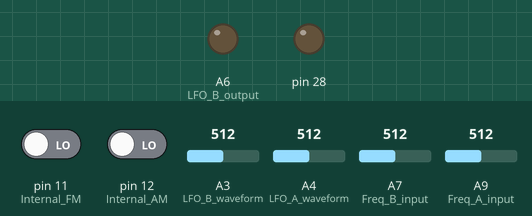
A sketch run on a simulated Teensy 4. On the bench: output pins drawn as LEDs (lit = HIGH). Dashed ring = blinking. The inputs (shaded band) are chosen by the test bench; at power-on: A3 (LFO_B_waveform) = 512, A4 (LFO_A_waveform) = 512, A7 (Freq_B_input) = 512, pin 12 (Internal_AM) LOW, pin 11 (Internal_FM) LOW, A9 (Freq_A_input) = 512.

Above: at 0.0 s.
At 1.2 s:
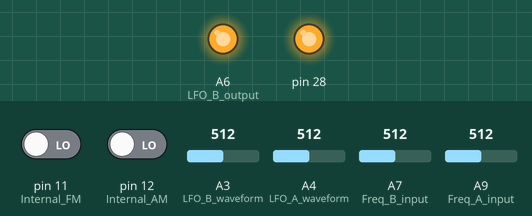
1.3 s: A3 (LFO_B_waveform) set to 219
At 2.25 s:
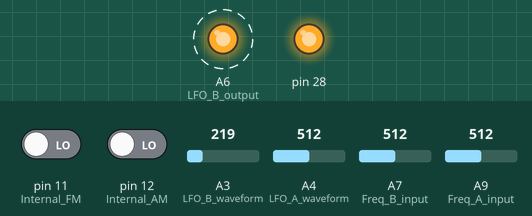
Timing chart, 0 to 2.7 s (numbered marks = the images above; inputs shaded):
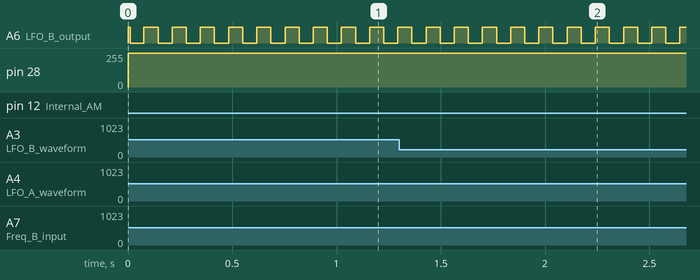

The sketch:

LFO.ino
```cpp
#define TAU 6.2831853
#define C_FREQ 100000
#define WL 400000

typedef int (*valueCalc)(float);

volatile long stepA = 8;
volatile long stepB = 8;
volatile long posA = 0;
volatile long posB = 0;


volatile short AM_IN = 0;
volatile short FM_IN = 0;

volatile valueCalc aCalc = &square;
volatile valueCalc bCalc = &square;

IntervalTimer tim;
IntervalTimer tom;


void setup() {
  analogWriteFrequency(20, 375000);
  pinMode(20, OUTPUT); // LFO B output
  pinMode(23, INPUT); // Freq A input
  pinMode(21, INPUT); // Freq B input
  pinMode(18, INPUT); // LFO A waveform
  pinMode(17, INPUT); // LFO B waveform
  pinMode(12, INPUT); // Internal AM
  pinMode(11, INPUT); // Internal FM
  tim.priority(3);
  tom.priority(4);
  tom.begin(readstuff, 10000);
  tim.begin(refresh, 1000000/C_FREQ);
}

void loop() {
}

void readstuff() {
  stepA = 2 * (analogRead(A9) / 17) + 2;
  stepB = 2 * (analogRead(A7) / 17) + 2;
  int readVal = analogRead(A4);
  aCalc = readVal < 818 ? (readVal < 614 ? (readVal < 409 ? (readVal < 205 ? &square : &sine) : &sawU) : &sawD) : &triangle;
  readVal = analogRead(A3);
  bCalc = readVal < 818 ? (readVal < 614 ? (readVal < 409 ? (readVal < 205 ? &square : &sine) : &sawU) : &sawD) : &triangle;
  AM_IN = digitalReadFast(12);
  FM_IN = digitalReadFast(11);
}

void refresh() {
  posA += stepA;
  posA %= WL;
  int aVal = aCalc(posA / (float) WL);
  analogWrite(A6, aVal);
  posB += stepB + (FM_IN ? stepB * aVal / 255 : 0);
  posB %= WL;
  int bVal = bCalc(posB / (float) WL);
  if (AM_IN) bVal = (int) (bVal * (aVal + 255)/512);
  analogWrite(A14, bVal);
}

int square(float frac) {
  return frac < 0.5 ? 255 : 0;
}

float msin(float x) {
  float x2 = x * x;
  float x3 = x * x2;
  return x - (x3 * (840 + x2 * (x2 - 42))) * 0.0001984126984126984;
}

int sine(float frac) {
  float x = frac * TAU;
  return (int) (((x > PI ? -1 * msin(x - PI) : msin(x)) + 1) * 127);
}

int sawU(float frac) {
  return (int) (frac * 255);
}

int sawD(float frac) {
  return (int) ((1 - frac) * 255);
}

int triangle(float frac) {
  return (int) (frac < 0.5 ? 512 * frac : (1 - frac) * 512);
}
```

Measured:
- by itself, A6 (LFO_B_output): alternates HIGH for 0.07 s and LOW for 0.07 s
